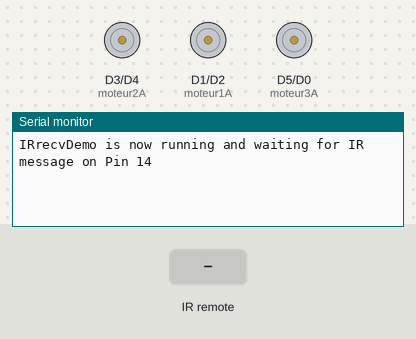
Simulated run of this sketch. Board: ESP8266 (NodeMCU). On the bench: motor-driver pin pairs drawn as motors (green arrow = first pin HIGH = forward, orange = second pin HIGH = backward, longer = more drive), the last lines printed to the serial monitor. The test bench sets the inputs (shaded band).

Above: at 1.2 s.
1.3 s: infrared code 0x6B863ACC received
At 2.7 s:
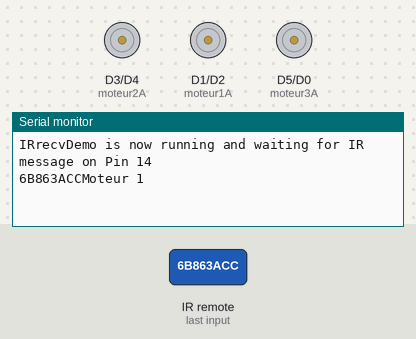
3.8 s: infrared code 0x306304AC received
At 5.7 s:
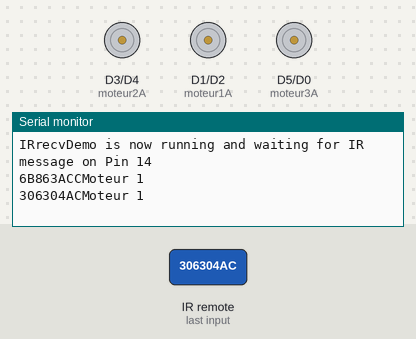
6.3 s: infrared code 0xFF02FD received
At 6.81 s:
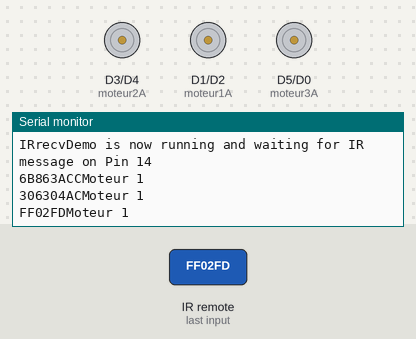
8.1 s: infrared code 0x7046F740 received
At 9.8 s:
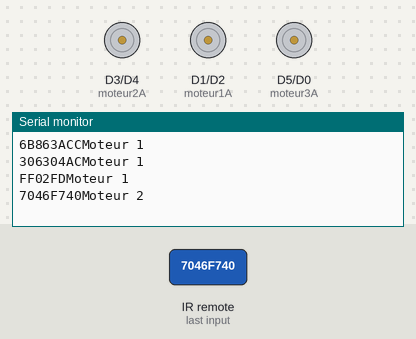
10.7 s: infrared code 0x84D30638 received
At 12.8 s:
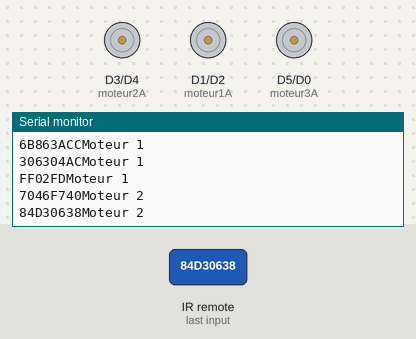
13.2 s: infrared code 0x9D1F8A80 received
At 15.7 s:
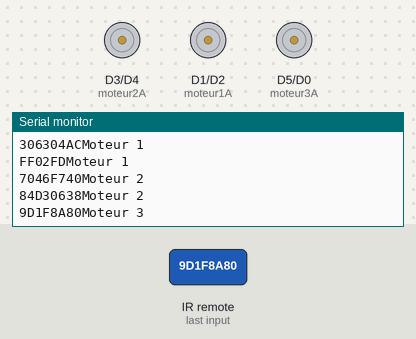

The sketch:

IR-esp-mp3-board-sleep.ino
```cpp
// (licence header left out)
#include <Arduino.h>
#include <IRremoteESP8266.h>
#include <IRrecv.h>
#include <IRutils.h>

#define moteur1A D1
#define moteur1B D2
#define moteur2A D3
#define moteur2B D4
#define moteur3A D5
#define moteur3B D0

#define GND D7

int vitesse = 128;  // 0 à 255

// An IR detector/demodulator is connected to GPIO pin 14(D5 on a NodeMCU
// board).
// Note: GPIO 16 won't work on the ESP8266 as it does not have interrupts.
// Note: GPIO 14 won't work on the ESP32-C3 as it causes the board to reboot.
#ifdef ARDUINO_ESP32C3_DEV
const uint16_t kRecvPin = 10;  // 14 on a ESP32-C3 causes a boot loop.
#else  // ARDUINO_ESP32C3_DEV
const uint16_t kRecvPin = 14;
#endif  // ARDUINO_ESP32C3_DEV


// kRecvPin

IRrecv irrecv(D6);

decode_results results;
#define TEMPO 600000 // temporisation de 10 mn
unsigned long int mmm;
int pin=0; // pin précédente commande

void setup() {
//  ESP.lightSleep();
  mmm=millis();
  pinMode(GND, OUTPUT);      // board IR
digitalWrite(GND, LOW);

  Serial.begin(115200);
  irrecv.enableIRIn();  // Start the receiver
  while (!Serial)  // Wait for the serial connection to be establised.
    delay(50);
  Serial.println();
  Serial.print("IRrecvDemo is now running and waiting for IR message on Pin ");
  Serial.println(kRecvPin);
}
void stopM() {
  analogWrite(moteur2A, 0);
  analogWrite(moteur2B, 0);
    analogWrite(moteur1A, 0);
  analogWrite(moteur1B, 0);
      analogWrite(moteur3A, 0);
  analogWrite(moteur3B, 0);
}
void analogWriteRampe( int x, int v){ // si même commande et temps < 200 ms vitesse v
  if ( pin != x ){
        pin = x;
     for(int i = 0 ; i<256 ; i++){
                          analogWrite(x, i);
                          delay ( 4 ) ;
    }
  } else {
    analogWrite(x, v);
    delay ( 1000 ) ;

  }

}
void moteur( int x, int v){
    switch (x){
      case 1 :
            Serial.println("Moteur 1");
            if(v>0){
                      analogWrite(moteur1A, 0);
                      analogWriteRampe(moteur1B, v);
            } else {
              analogWrite(moteur1B, 0);
                analogWriteRampe(moteur1A, -v);
            }
        break;
        case 2 :
            Serial.println("Moteur 2");
            if(v>0){
                      analogWrite(moteur2A, 0);
                      analogWriteRampe(moteur2B, v);
            } else {
              analogWrite(moteur2B, 0);
                analogWriteRampe(moteur2A, -v);

            }

        break;
               case 3 :
            Serial.println("Moteur 3");
            if(v>0){

                      analogWriteRampe(moteur3B, v);
                      analogWrite(moteur3A, 0);
            } else {
              analogWrite(moteur3B, 0);
                analogWriteRampe(moteur3A, -v);

            }

        break;

  }
 //    delay(1000); // pendant 1 seconde
    stopM();
}
void loop() {
/*  if ((mmm - millis()) > TEMPO){ // sommeil profond
    ESP.deepSleep(0);
  }*/
  if (irrecv.decode(&results)) {
    mmm = millis();
    // print() & println() can't handle printing long longs. (uint64_t)
    serialPrintUint64(results.value, HEX);
    switch (results.value){
//-----------------------------   moteur 1  ---------------------  <<  >>


      case 0x6B863ACC :
      case 0xFF02FD :
            moteur( 1,128);
             break;
      case 0x306304AC :
            case 0xFFC23D :
            moteur( 1,-128);
             break;
//-----------------------------   moteur 2 ---------------------  +  -
      case 0x7046F740 :
            case 0xFF906F :
            moteur( 2,128);
            break;
      case 0x84D30638 :
                  case 0xFFA857 :
            moteur( 2,-128);
            break;

//----------------------  moteur 3 --------------------
case 0x9D1F8A80  : // haut
case 0XB8D4BB2C  :
           case 0xFF22DD : // mp3
            moteur( 3,128);
             break;
      case 0x985ECE0C  :
      case 0x4B400BF8 :
            case 0xFFE01F : // mp3
            moteur( 3,-128);
             break;
   }
    Serial.println("");
    irrecv.resume();  // Receive the next value
  }
  delay(100);
}
```

Measured:
- after the input at 1.3 s, the serial monitor: prints a new line at once (image 1)
- after the input at 3.8 s, the serial monitor: prints a new line at once (image 2)
- after the input at 6.3 s, the serial monitor: prints a new line after 0.06 s (image 3)
- after the input at 8.1 s, the serial monitor: prints a new line after 0.09 s (image 4)
- after the input at 10.7 s, the serial monitor: prints a new line at once (image 5)
- after the input at 13.2 s, the serial monitor: prints a new line at once (image 6)
